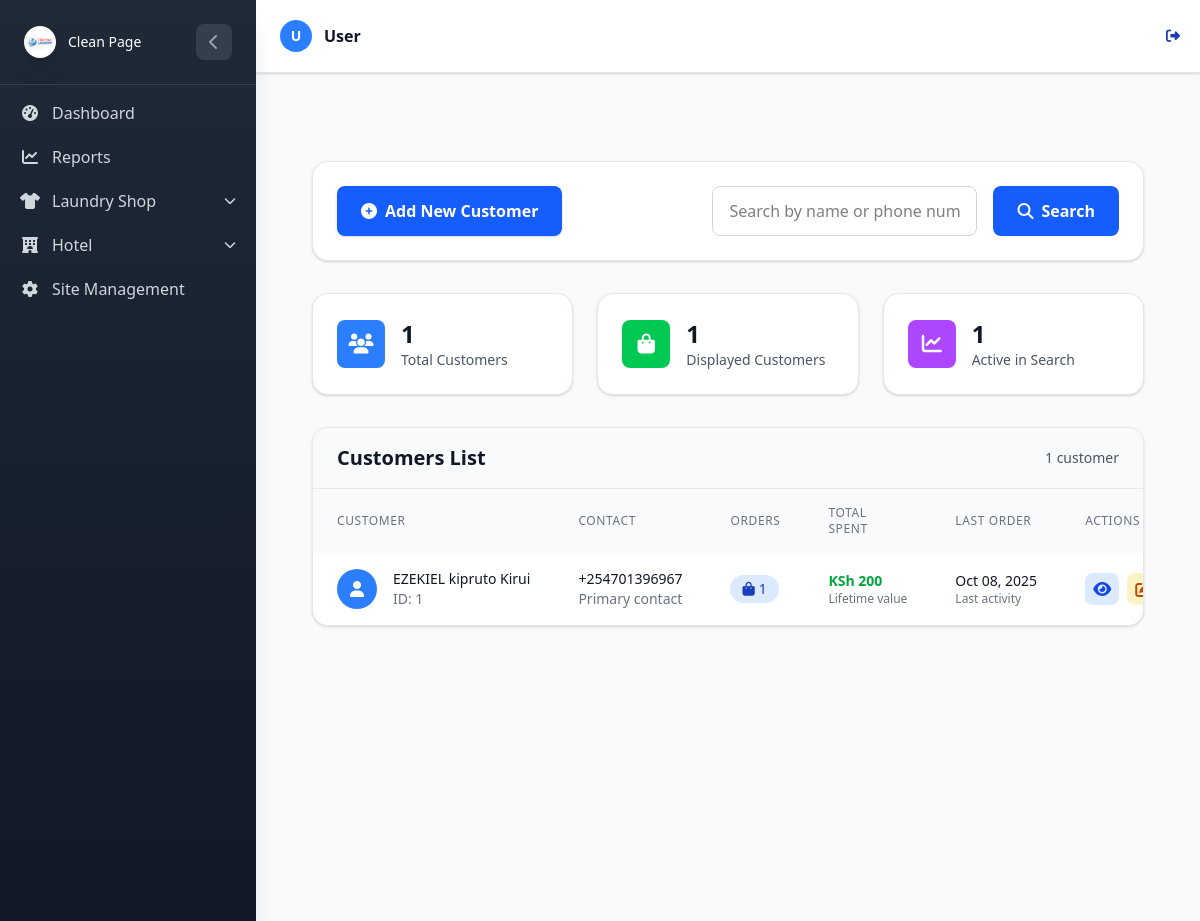
Before: /Laundry/customer-management/ (signed in) with the older database file.
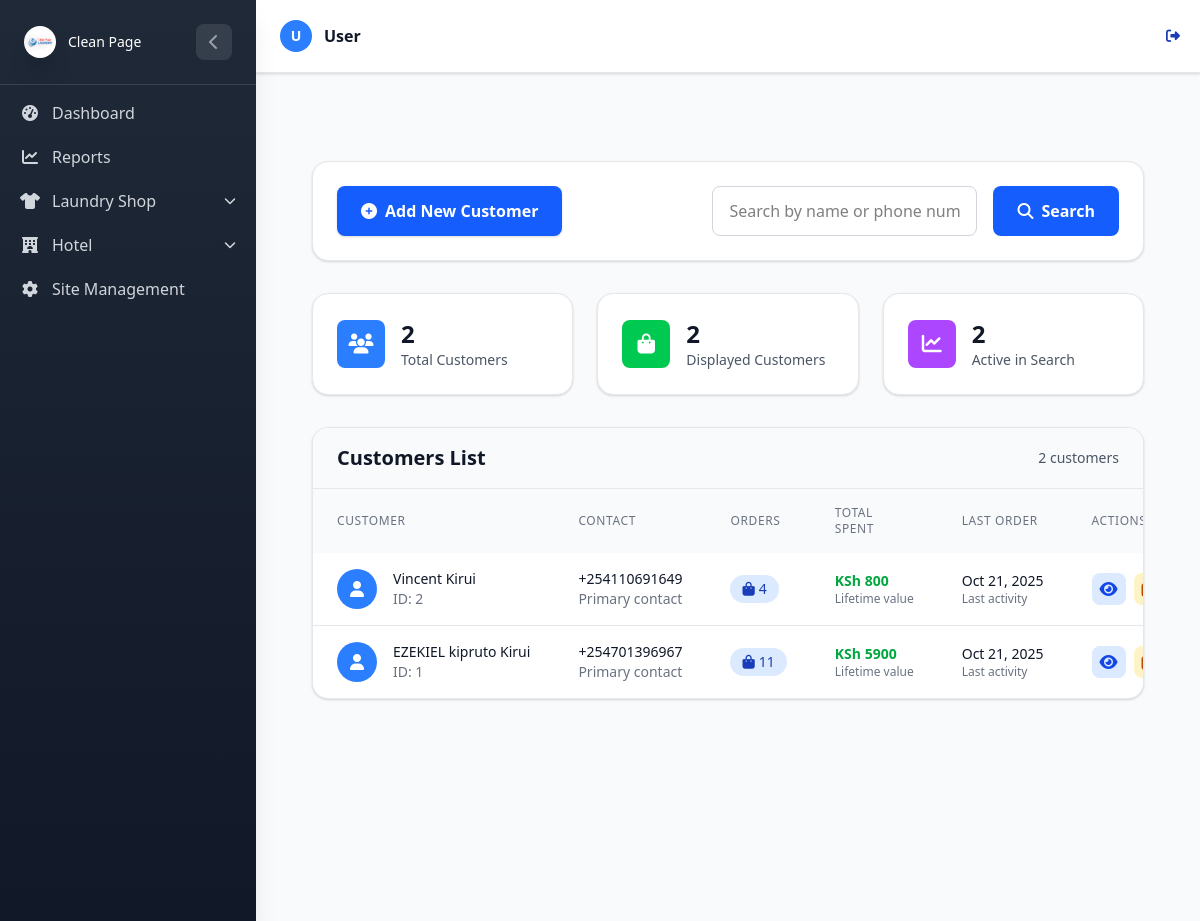
After: the same page with the newer database file.
### LaundryApp/models.py (models this page shows, shortened)
class Customer(models.Model):
    name = models.CharField(max_length=200, db_index=True)
    phone = PhoneNumberField(region="KE", unique=True, db_index=True)
    address = models.CharField(max_length=255, default='', blank=True)
    created_by = models.ForeignKey(
    UserProfile,
        on_delete=models.CASCADE,
        null=True
    )

class Order(models.Model):
    customer = models.ForeignKey(
        Customer, on_delete=models.CASCADE, related_name='orders', db_index=True
    )
    uniquecode = models.CharField(max_length=10, unique=True, blank=True, editable=False)
    PAYMENT_TYPE_CHOICES = (
        ('cash', 'Cash'),
        ('mpesa', 'M-Pesa'),
        ('card', 'Credit/Debit Card'),
        ('bank_transfer', 'Bank Transfer'),
        ('other', 'Other'),
    )
    payment_type = models.CharField(max_length=50, choices=PAYMENT_TYPE_CHOICES,
                                    default='pending_payment', blank=True, db_index=True)
    PAYMENT_STATUS_CHOICES = (
        ('pending', 'pending'),
        ('completed', 'complete'),
        ('partial', 'partial'),
    )
    payment_status = models.CharField(max_length=50, choices=PAYMENT_STATUS_CHOICES,
                                      default='pending', blank=True, db_index=True)
    SHOP_CHOICE = (
        ('Shop A', 'Shop A'),
        ('Shop B', 'Shop B'),
    )
    shop = models.CharField(max_length=50, choices=SHOP_CHOICE, db_index=True)
    delivery_date = models.DateField(db_index=True)
    ORDER_STATUS_CHOICES = (
        ('pending', 'Pending'),
        ('Completed', 'Completed'),
        ('Delivered_picked', 'Delivered_picked'),
    )
    order_status = models.CharField(max_length=50, choices=ORDER_STATUS_CHOICES,
                                    default='pending', db_index=True)
    addressdetails = models.TextField(default='', blank=True)
    amount_paid = models.DecimalField(max_digits=12, decimal_places=2, default=0)
    total_price = models.DecimalField(max_digits=12, decimal_places=2, default=0, editable=False)
    balance = models.DecimalField(max_digits=12, decimal_places=2, default=0)
    created_at = models.DateTimeField(auto_now_add=True, db_index=True)
    previous_order_status = models.CharField(max_length=50, blank=True, null=True)
    class Meta:
        verbose_name = "Order"
        verbose_name_plural = "Orders"
        ordering = ['-created_at']
        indexes = [
            models.Index(fields=['order_status']),
            models.Index(fields=['payment_status']),
            models.Index(fields=['delivery_date']),
            models.Index(fields=['shop']),
        ]

### LaundryApp/View/customers.py (the view, shortened to what this page needs)
# urls.py: path('customer-management/', customers.customer_management, name='customer_management'),
@login_required
@shop_required
def customer_management(request):
    customers = Customer.objects.annotate(
        order_count=Count('orders'),
        total_spent=Sum('orders__total_price')
    ).order_by('-id')
    search_query = request.GET.get('search', '')
    if search_query:
        customers = customers.filter(
            Q(name__icontains=search_query) |
            Q(phone__icontains=search_query)
        )
    customers = apply_customer_permissions(customers, request)
    user_shops = get_user_shops(request)
    paginator = Paginator(customers, 20)
    page_number = request.GET.get('page')
    try:
        page_obj = paginator.page(page_number)
    except PageNotAnInteger:
        page_obj = paginator.page(1)
    except EmptyPage:
        page_obj = paginator.page(paginator.num_pages)
    context = {
        'customers': page_obj,
        'search_query': search_query,
        'total_customers': customers.count(),
    }
    return render(request, 'Customer/customer_management.html', context)

### LaundryApp/views.py (called while the page is built, shortened)
def get_user_shops(request):
    if request.user.is_superuser:
        return ALL_SHOPS  # Superusers can access all shops

def can_see_all_orders(user):
    if user.is_superuser:
        return True
    user_profile = get_user_profile(user)
    if user_profile:
        user_type = user_profile.user_type
        return user_type in ['admin', 'staff', 'hotel']
    return False

def apply_customer_permissions(queryset, request):
    if can_see_all_orders(request.user):
        return queryset

def shop_required(view_func):
    @wraps(view_func)
    def _wrapped_view(request, *args, **kwargs):
        user_shops = get_user_shops(request)
        if not user_shops and not can_access_all_shops(request.user):
            messages.error(request, "You don't have permission to access this page.")
            return redirect('laundry:Laundrydashboard')
        return view_func(request, *args, **kwargs)
    return _wrapped_view

### LaundryApp/templates/Customer/customer_management.html (shortened to what the changed rows need)
{% extends "base.html" %}
{% block content %}
<div class="min-h-screen bg-gray-50 py-8">
    <div class="max-w-7xl mx-auto px-4 sm:px-6 lg:px-8">
<div class="grid grid-cols-1 md:grid-cols-3 gap-6 mt-8 mb-8">
    <div class="bg-white rounded-2xl shadow-sm border border-gray-200 p-6">
        <div class="flex items-center">
            <div>
                <p class="text-2xl font-bold text-gray-900">{{ total_customers }}</p>
                <p class="text-sm text-gray-600">Total Customers</p>
            </div>
        </div>
    </div>
    <div class="bg-white rounded-2xl shadow-sm border border-gray-200 p-6">
        <div class="flex items-center">
            <div>
                <p class="text-2xl font-bold text-gray-900">
                    {{ customers|length }}
                </p>
                <p class="text-sm text-gray-600">Displayed Customers</p>
            </div>
        </div>
    </div>
    <div class="bg-white rounded-2xl shadow-sm border border-gray-200 p-6">
        <div class="flex items-center">
            <div>
                <p class="text-2xl font-bold text-gray-900">
                    {% with total=customers|length %}{% if total > 0 %}{{ total }}{% else %}0{% endif %}{%endwith %}
                </p>
                <p class="text-sm text-gray-600">Active in Search</p>
            </div>
        </div>
    </div>
</div>
        <div class="bg-white rounded-2xl shadow-sm border border-gray-200 overflow-hidden">
            <div class="px-6 py-4 border-b border-gray-200 bg-gray-50">
                <div class="flex flex-col sm:flex-row sm:items-center sm:justify-between">
                    <h2 class="text-xl font-semibold text-gray-900">Customers List</h2>
                    <span class="text-sm text-gray-600 mt-2 sm:mt-0">{{ total_customers }} customer{{total_customers|pluralize }}</span>
                </div>
            </div>
            <div class="overflow-x-auto">
                <table class="w-full">
                    <thead class="bg-gray-50">
                        <tr>
                            <th class="px-6 py-4 text-left text-xs font-medium text-gray-500 uppercase tracking-wider">
                                Customer</th>
                            <th class="px-6 py-4 text-left text-xs font-medium text-gray-500 uppercase tracking-wider">
                                Contact</th>
                            <th class="px-6 py-4 text-left text-xs font-medium text-gray-500 uppercase tracking-wider">
                                Orders</th>
                            <th class="px-6 py-4 text-left text-xs font-medium text-gray-500 uppercase tracking-wider">
                                Total Spent</th>
                            <th class="px-6 py-4 text-left text-xs font-medium text-gray-500 uppercase tracking-wider">
                                Last Order</th>
                            <th class="px-6 py-4 text-left text-xs font-medium text-gray-500 uppercase tracking-wider">
                                Actions</th>
                        </tr>
                    </thead>
                    <tbody class="bg-white divide-y divide-gray-200">
                        {% for customer in customers %}
                        <tr class="hover:bg-gray-50 transition-colors duration-150">
                            <td class="px-6 py-4 whitespace-nowrap">
                                <div class="flex items-center">
                                    <div
                                        class="w-10 h-10 bg-blue-500 rounded-full flex items-center justify-center mr-4 flex-shrink-0">
                                        <i class="fas fa-user text-white"></i>
                                    </div>
                                    <div>
                                        <div class="text-sm font-medium text-gray-900">{{ customer.name }}</div>
                                        <div class="text-sm text-gray-500">ID: {{ customer.id }}</div>
                                    </div>
                                </div>
                            </td>
                            <td class="px-6 py-4 whitespace-nowrap">
                                <div class="text-sm text-gray-900">{{ customer.phone }}</div>
                                <div class="text-sm text-gray-500">Primary contact</div>
                            </td>
                            <td class="px-6 py-4 whitespace-nowrap">
                                <span
                                    class="inline-flex items-center px-3 py-1 rounded-full text-sm font-medium bg-blue-100 text-blue-800">
                                    <i class="fas fa-shopping-bag mr-1"></i>
                                    {{ customer.order_count }}
                                </span>
                            </td>
                            <td class="px-6 py-4 whitespace-nowrap">
                                <div class="text-sm font-semibold text-green-600">
                                    KSh {{ customer.total_spent|default:0}}</div>
                                <div class="text-xs text-gray-500">Lifetime value</div>
                            </td>
                            <td class="px-6 py-4 whitespace-nowrap">
                                <div class="text-sm text-gray-900">
                                    {% with last_order=customer.orders.first %}
                                    {% if last_order %}
                                    {{ last_order.created_at|date:"M d, Y" }}
                                    {% else %}
                                    <span class="text-gray-400">Never</span>
                                    {% endif %}
                                    {% endwith %}
                                </div>
                                <div class="text-xs text-gray-500">Last activity</div>
                            </td>
                            <td class="px-6 py-4 whitespace-nowrap">
                                <div class="flex items-center space-x-2">
                                    <a href="{% url 'laundry:customer_orders' customer.pk %}"
                                        class="inline-flex items-center p-2 bg-blue-100 hover:bg-blue-200 text-blue-700 rounded-lg transition-colors duration-200 group"
                                        title="View Orders">
                                        <i
                                            class="fas fa-eye group-hover:scale-110 transition-transform duration-200"></i>
                                    </a>
                                    <a href="{% url 'laundry:customer_edit' customer.pk %}"
                                        class="inline-flex items-center p-2 bg-amber-100 hover:bg-amber-200 text-amber-700 rounded-lg transition-colors duration-200 group"
                                        title="Edit Customer">
                                        <i
                                            class="fas fa-edit group-hover:scale-110 transition-transform duration-200"></i>
                                    </a>
                                </div>
                            </td>
                        </tr>
                        {% endfor %}
                    </tbody>
                </table>
            </div>
        </div>
    </div>
</div>
{% endblock %}

Changed rows visible on the page:
added Customer: name "Vincent Kirui", id "2", phone "+254110691649", order_count "4", total_spent "800", orders.first.created_at "Oct 21, 2025"
computed for Customer "EZEKIEL kipruto Kirui": order_count "1" → "11"; total_spent "200" → "5900"; orders.first.created_at "Oct 08, 2025" → "Oct 21, 2025"
Other visible differences:
{{ total_customers }}: "1" → "2"
{{ customers|length }}: "1" → "2"
{{ total }}: "1" → "2"
